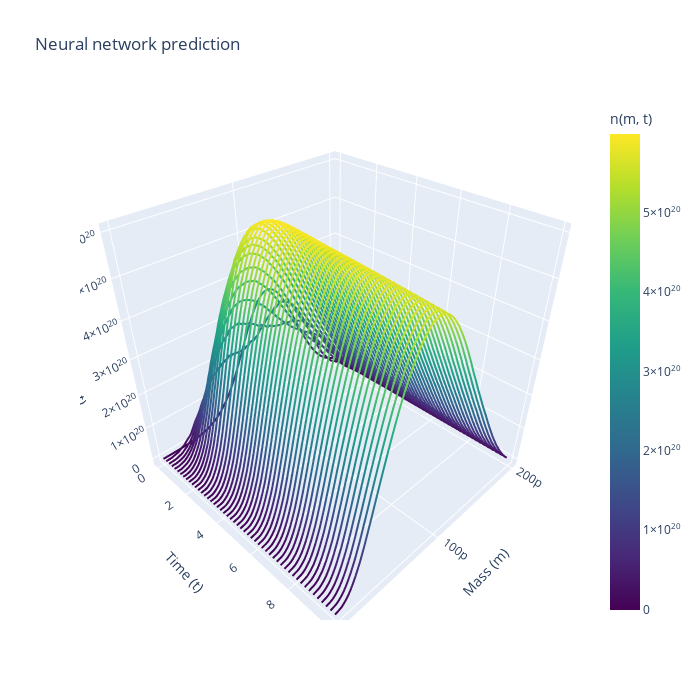

The cell this chart's notebook holds for it:
### Code cell
n0 = torch.tensor(Dataset_plot_validation[0]["n"][:, 0], dtype=torch.float32)
s0 = torch.tensor(Dataset_plot_validation[0]["initial_substrate"], dtype=torch.float32)
N_pred_feature, S_pred_feature = rollout_feature_model(
    model_feature_space, n0, s0,
    steps=99,
    degree=degree,
    n_max=n_max,
    S_max=S_max,
    return_numpy=True
)

plot_spaghetti(m=m,t=torch.linspace(0,10,T),N=N_pred_feature,title="Neural network prediction")
biomass_feature  = (N_pred_feature  * m.numpy()[:,None]).sum(axis=0) * delta_m.numpy()
plt.plot(t_eval,biomass_feature,label="Feature Neural Network Biomass")
plt.plot(t_eval,S_pred_feature,label="Neural Network Substrate")
# torch.save(model_feature_space.state_dict(), 'Feature_NN_integro_diff_batch_3000_epoch_relu_5_layer_128.pth')
